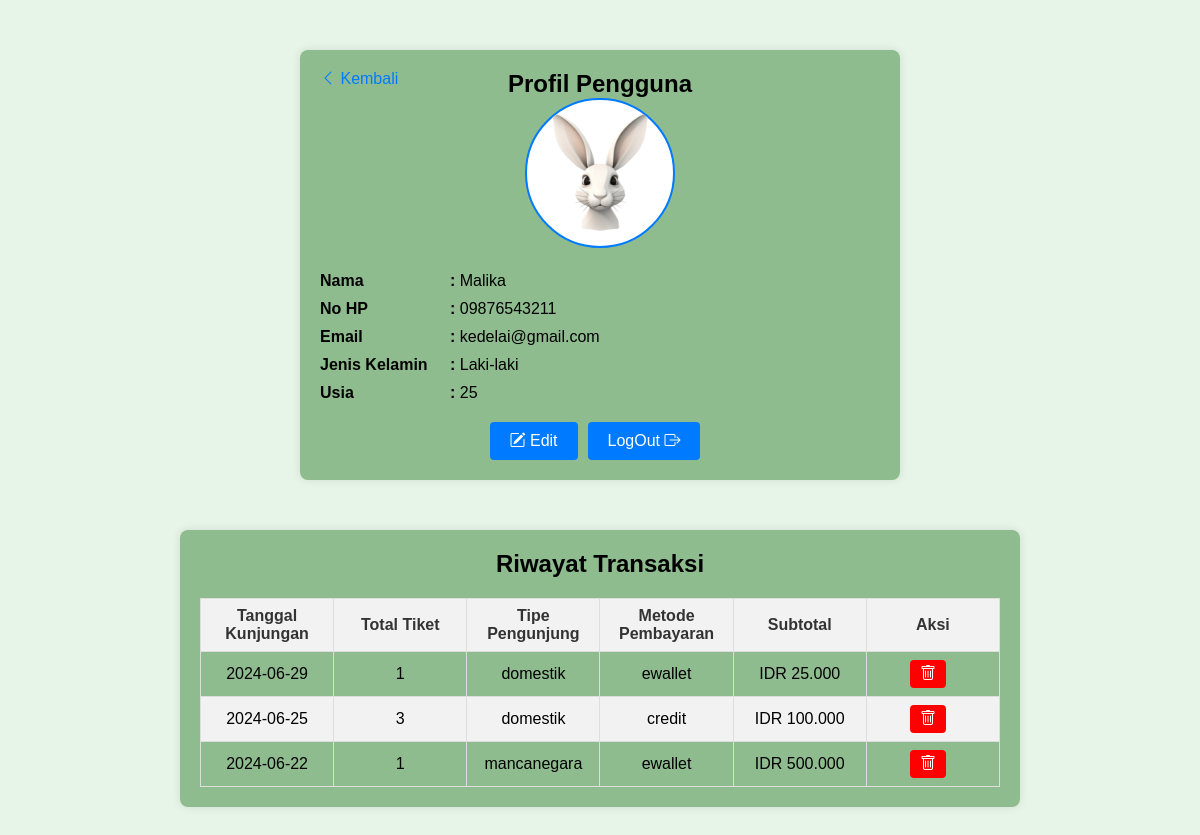
Screenshot of /profile.php (signed in) with the database file from the repository.
### tables this page shows
CREATE TABLE `users` (
  `id_users` int(11) NOT NULL,
  `nama` varchar(200) NOT NULL,
  `no_hp` varchar(12) NOT NULL,
  `email` varchar(200) NOT NULL,
  `jenis_kelamin` enum('Laki-laki','Perempuan') NOT NULL,
  `usia` int(11) NOT NULL,
  `password` varchar(200) NOT NULL
);

CREATE TABLE `orders` (
  `id` int(11) NOT NULL,
  `id_users` int(11) NOT NULL,
  `tanggal` date NOT NULL,
  `tipe_pengunjung` varchar(20) NOT NULL,
  `prambanan_dewasa` int(11) NOT NULL,
  `prambanan_anak` int(11) NOT NULL,
  `subtotal` decimal(10,2) NOT NULL,
  `metode_pembayaran` varchar(50) DEFAULT NULL
);

### profile.php (the view, shortened to what this page needs)
<?php
include("php/config.php");
$email = $_SESSION['valid'];
$query = "SELECT * FROM users WHERE email='$email'";
$result = mysqli_query($con, $query);
if ($result) {
    $user = mysqli_fetch_assoc($result);
} else {
    echo "Error fetching user data: " . mysqli_error($con);
    exit;
}
?>
<!DOCTYPE html>
<html lang="id">
<head>
    <link rel="stylesheet" href="css/profilee.css">
    <link rel="stylesheet" href="https://cdn.jsdelivr.net/npm/bootstrap-icons@1.11.3/font/bootstrap-icons.min.css">
</head>
<body>
    <main>
        <div class="container">
            <div class="profile-box">
                <div class="back-button">
                    <a href="home-profile.php"><i class="bi bi-chevron-left"></i> Kembali</a>
                </div>
                <h2>Profil Pengguna</h2>
                <div class="profile-picture">
                    <img src="gallery/profil.png" alt="Foto Profil">
                </div>
                <div class="profile-info">
                    <div class="info-item">
                        <span>Nama</span>
                        <p><b>:</b> <?php echo $user['nama']; ?></p>
                    </div>
                    <div class="info-item">
                        <span>No HP</span>
                        <p><b>:</b> <?php echo $user['no_hp']; ?></p>
                    </div>
                    <div class="info-item">
                        <span>Email</span>
                        <p><b>:</b> <?php echo $user['email']; ?></p>
                    </div>
                    <div class="info-item">
                        <span>Jenis Kelamin</span>
                        <p><b>:</b> <?php echo $user['jenis_kelamin']; ?></p>
                    </div>
                    <div class="info-item">
                        <span>Usia</span>
                        <p><b>:</b> <?php echo $user['usia']; ?></p>
                    </div>
                </div>
                <div class="profile-actions">
                    <button onclick="window.location.href='edit_profile.php'"><i class="bi bi-pencil-square"></i> Edit</button>
                    <button onclick="confirmLogout()">LogOut <i class="bi bi-box-arrow-right"></i></button>
                </div>
            </div>
        </div>
        <div class="transaction-container">
            <h2 align="center">Riwayat Transaksi</h2>
            <div class="transaction-history">
                <table>
                    <thead>
                        <tr>
                            <th>Tanggal Kunjungan</th>
                            <th>Total Tiket</th>
                            <th>Tipe Pengunjung</th>
                            <th>Metode Pembayaran</th>
                            <th>Subtotal</th>
                            <th>Aksi</th>
                        </tr>
                    </thead>
                    <tbody>
                        <?php
                        $id_users = $user['id_users'];
                        $query_transaksi = "SELECT * FROM orders WHERE id_users='$id_users' ORDER BY tanggal DESC";
                        $result_transaksi = mysqli_query($con, $query_transaksi);
                        if (mysqli_num_rows($result_transaksi) > 0) {
                            while ($transaksi = mysqli_fetch_assoc($result_transaksi)) {
                                echo "<tr>";
                                echo "<td>" . $transaksi['tanggal'] . "</td>";
                                echo "<td>" . ($transaksi['prambanan_dewasa'] + $transaksi['prambanan_anak']) . "</td>";
                                echo "<td>" . $transaksi['tipe_pengunjung'] . "</td>";
                                echo "<td>" . $transaksi['metode_pembayaran'] . "</td>";
                                echo "<td>IDR " . number_format($transaksi['subtotal'], 0, ',', '.') . "</td>";
                                echo "<td><button onclick=\"confirmDelete(" . $transaksi['id'] . ")\"><i class='bi bi-trash'></i></button></td>";
                                echo "</tr>";
                            }
                        } else {
                            echo "<tr><td colspan='6'>Tidak ada riwayat transaksi.</td></tr>";
                        }
                        ?>
                    </tbody>
                </table>
            </div>
        </div>
    </main>
</body>
</html>

### css/profilee.css (style rules this page uses)
* { margin: 0; padding: 0; box-sizing: border-box; }
body { font-family: Arial, sans-serif; background-color: #e7f4e8; }
.container { max-width: 600px; margin: 50px auto; padding: 20px; background-color: #8fbc8f; border-radius: 8px; box-shadow: 0 0 10px rgba(0, 0, 0, 0.1); position: relative; }
.back-button { position: absolute; top: 20px; left: 20px; }
.back-button a { text-decoration: none; color: #007bff; font-size: 16px; }
.profile-box { text-align: center; }
.profile-picture { margin-bottom: 20px; }
.profile-picture img { width: 150px; height: 150px; border-radius: 50%; object-fit: cover; background-color: #fff; border: 2px solid #007bff; }
.profile-info { display: flex; flex-direction: column; gap: 10px; }
.info-item { display: flex; align-items: center; }
.info-item span { min-width: 120px; font-weight: bold; display: inline-block; text-align: left; }
.info-item p { margin-left: 10px; }
.profile-actions { display: flex; justify-content: center; margin-top: 20px; }
.profile-actions button { background-color: #007bff; color: #fff; padding: 10px 20px; border: none; border-radius: 4px; cursor: pointer; font-size: 16px; margin-right: 10px; }
.transaction-container { width: 70%; margin: 50px auto; padding: 20px; background-color: #8fbc8f; border-radius: 8px; box-shadow: 0 0 10px rgba(0, 0, 0, 0.1); overflow: auto; }
.transaction-history table { width: 100%; border-collapse: collapse; margin-top: 20px; table-layout: fixed; }
.transaction-history th, .transaction-history td { border: 1px solid #ddd; padding: 8px; text-align: center; word-wrap: break-word; vertical-align: middle; }
.transaction-history th { background-color: #f2f2f2; color: #333; }
.transaction-history tr:nth-child(even) { background-color: #f2f2f2; }
.transaction-history td:last-child { text-align: center; }
.transaction-history button { background-color: red; color: #fff; padding: 5px 10px; border: none; border-radius: 4px; cursor: pointer; font-size: 16px; margin-right: 10px; }

### rows the page displays
users: nama "Malika", no_hp "09876543211", email "kedelai@gmail.com", jenis_kelamin "Laki-laki", usia "25"
orders: tanggal "2024-06-29", prambanan_anak "1", tipe_pengunjung "domestik", metode_pembayaran "ewallet", subtotal "25.000"
orders: tanggal "2024-06-25", $transaksi['prambanan_dewasa'] + $transaksi['prambanan_anak'] "3", tipe_pengunjung "domestik", metode_pembayaran "credit", subtotal "100.000"
orders: tanggal "2024-06-22", prambanan_dewasa "1", tipe_pengunjung "mancanegara", metode_pembayaran "ewallet", subtotal "500.000"
